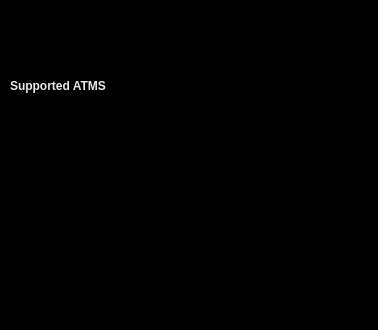
<?xml version="1.0" encoding="UTF-8"?>
<ui version="4.0">
 <class>MainWindow</class>
 <widget class="QMainWindow" name="MainWindow">
  <property name="geometry">
   <rect>
    <x>0</x>
    <y>0</y>
    <width>378</width>
    <height>330</height>
   </rect>
  </property>
  <property name="windowTitle">
   <string>MainWindow</string>
  </property>
  <widget class="QWidget" name="centralwidget">
   <property name="styleSheet">
    <string notr="true">QFrame {
background-color: black;
color: white;
	font: 8pt &quot;Roboto&quot;;
}

/* Scan Button Styling */
QPushButton {
  background-color: #FF9500; /* A bright orange for high visibility and action-inducement */
  color: red; /* Black text for high contrast on the orange button */
  font-size: 15px;
  font-weight: bold; /* Bold text to signify importance */
  padding: 10px; /* Generous padding to make the button touch-friendly */
  border: none; /* No border for a modern, flat design */
  border-radius: 5px; /* Slightly rounded corners for a modern look */
}

QPushButton:hover {
  background-color: #E87C00; /* A slightly darker shade of orange for the hover state */
}
</string>
   </property>
   <layout class="QHBoxLayout" name="horizontalLayout">
    <property name="spacing">
     <number>0</number>
    </property>
    <property name="leftMargin">
     <number>0</number>
    </property>
    <property name="topMargin">
     <number>0</number>
    </property>
    <property name="rightMargin">
     <number>0</number>
    </property>
    <property name="bottomMargin">
     <number>0</number>
    </property>
    <item>
     <widget class="QFrame" name="frame">
      <property name="frameShape">
       <enum>QFrame::StyledPanel</enum>
      </property>
      <property name="frameShadow">
       <enum>QFrame::Raised</enum>
      </property>
      <layout class="QVBoxLayout" name="verticalLayout">
       <item>
        <widget class="QLabel" name="label_2">
         <property name="styleSheet">
          <string notr="true">font: 87 16pt &quot;Montserrat Black&quot;;
color: #E8E8E8; /* A light grey color for subtlety against the black background */
font-family: 'Segoe UI', Tahoma, Geneva, Verdana, sans-serif; /* A more modern font choice */
font-weight: bold; /* Make the title bold */
text-align: center; /* Center-align the title */


</string>
         </property>
         <property name="text">
          <string>Supported ATMS</string>
         </property>
        </widget>
       </item>
       <item>
        <widget class="QLabel" name="label">
         <property name="text">
          <string/>
         </property>
         <property name="pixmap">
          <pixmap>images/atms-supported.png</pixmap>
         </property>
        </widget>
       </item>
      </layout>
     </widget>
    </item>
   </layout>
  </widget>
 </widget>
 <resources/>
 <connections/>
</ui>
